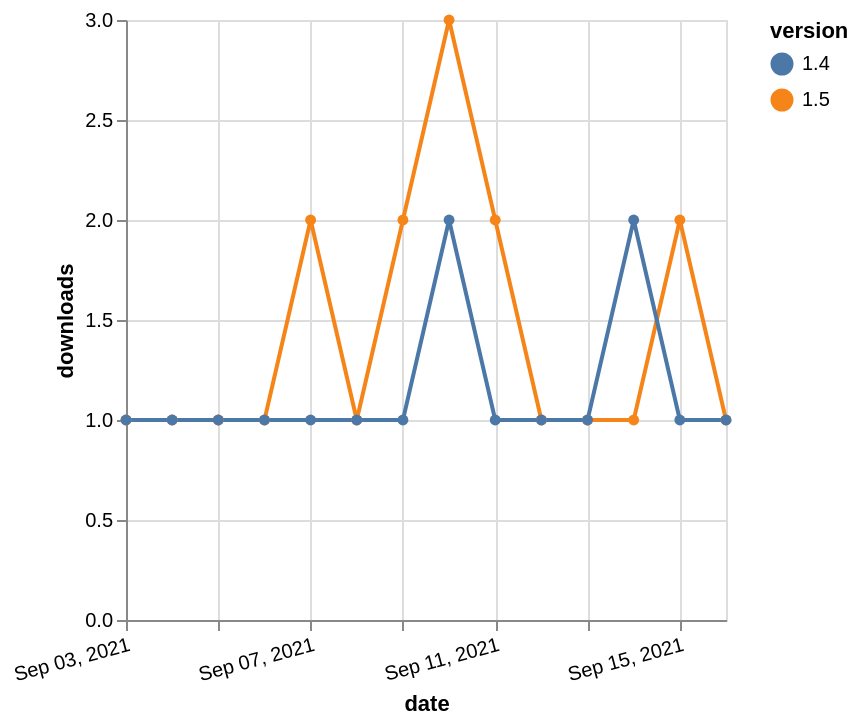

Write a Vega-Lite specification for this figure.
### Vega-Lite specification from a JSON file in a GitHub repository (floating-point values rounded to 4 significant figures)
{"$schema": "https://vega.github.io/schema/vega-lite/v5.json", "description": "A simple bar chart with embedded data.", "data": {"values": [{"date": "2021-09-03", "total": 235, "delta": 1, "version": "1.5"}, {"date": "2021-09-04", "total": 236, "delta": 1, "version": "1.5"}, {"date": "2021-09-05", "total": 237, "delta": 1, "version": "1.5"}, {"date": "2021-09-06", "total": 238, "delta": 1, "version": "1.5"}, {"date": "2021-09-07", "total": 240, "delta": 2, "version": "1.5"}, {"date": "2021-09-08", "total": 241, "delta": 1, "version": "1.5"}, {"date": "2021-09-09", "total": 243, "delta": 2, "version": "1.5"}, {"date": "2021-09-10", "total": 246, "delta": 3, "version": "1.5"}, {"date": "2021-09-11", "total": 248, "delta": 2, "version": "1.5"}, {"date": "2021-09-12", "total": 249, "delta": 1, "version": "1.5"}, {"date": "2021-09-13", "total": 250, "delta": 1, "version": "1.5"}, {"date": "2021-09-14", "total": 251, "delta": 1, "version": "1.5"}, {"date": "2021-09-15", "total": 253, "delta": 2, "version": "1.5"}, {"date": "2021-09-16", "total": 254, "delta": 1, "version": "1.5"}, {"date": "2021-09-03", "total": 269, "delta": 1, "version": "1.4"}, {"date": "2021-09-04", "total": 270, "delta": 1, "version": "1.4"}, {"date": "2021-09-05", "total": 271, "delta": 1, "version": "1.4"}, {"date": "2021-09-06", "total": 272, "delta": 1, "version": "1.4"}, {"date": "2021-09-07", "total": 273, "delta": 1, "version": "1.4"}, {"date": "2021-09-08", "total": 274, "delta": 1, "version": "1.4"}, {"date": "2021-09-09", "total": 275, "delta": 1, "version": "1.4"}, {"date": "2021-09-10", "total": 277, "delta": 2, "version": "1.4"}, {"date": "2021-09-11", "total": 278, "delta": 1, "version": "1.4"}, {"date": "2021-09-12", "total": 279, "delta": 1, "version": "1.4"}, {"date": "2021-09-13", "total": 280, "delta": 1, "version": "1.4"}, {"date": "2021-09-14", "total": 282, "delta": 2, "version": "1.4"}, {"date": "2021-09-15", "total": 283, "delta": 1, "version": "1.4"}, {"date": "2021-09-16", "total": 284, "delta": 1, "version": "1.4"}]}, "width": "container", "mark": {"type": "line", "point": {"filled": true}}, "encoding": {"x": {"field": "date", "type": "temporal", "timeUnit": "yearmonthdate", "title": "date", "axis": {"labelAngle": -15}}, "y": {"field": "delta", "type": "quantitative", "title": "downloads"}, "color": {"field": "version", "type": "nominal"}, "tooltip": {"field": "delta"}}}
